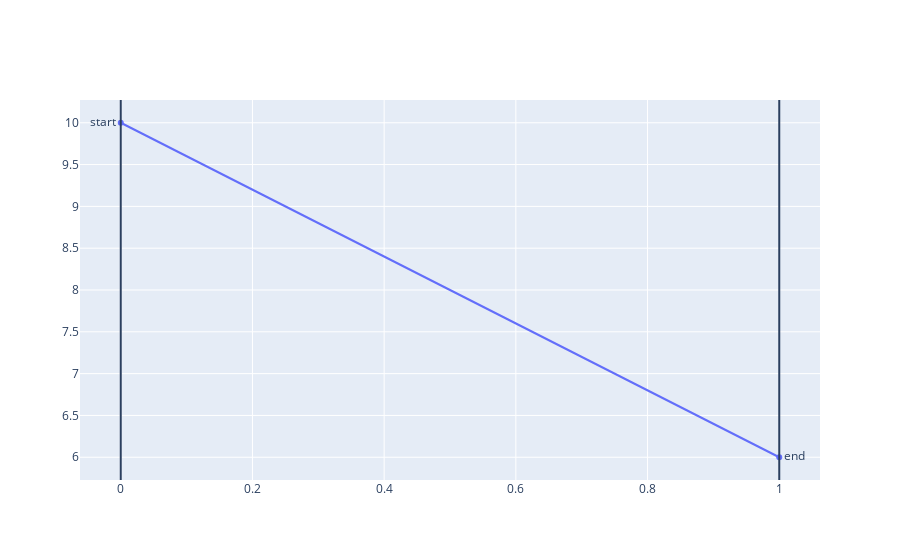

The code cell stored with this chart in its notebook:
### Code cell
#https://flourish.studio/visualisations/slope-charts/#:~:text=Slope%20charts%20are%20good%20to,don't%20start%20at%200.
import plotly.graph_objects as go
fig = go.Figure(go.Scatter(x=[0, 1], y=[10, 6], mode='lines+markers+text', 
                           text=['start', 'end'], textposition=['middle left', 'middle right']))

fig.add_shape(type='line', x0=0, x1=0, y0=0, y1=1, xref='x', yref='paper')
fig.add_shape(type='line', x0=1, x1=1, y0=0, y1=1, xref='x', yref='paper')
fig.show()

### Figure 1 — Plotly figure (JSON) as saved in the notebook; plotly's stock layout.template omitted (floating-point values rounded to 4 significant figures)
{"data": [{"mode": "lines+markers+text", "text": ["start", "end"], "textposition": ["middle left", "middle right"], "type": "scatter", "x": [0, 1], "y": [10, 6]}], "layout": {"autosize": true, "shapes": [{"type": "line", "x0": 0, "x1": 0, "xref": "x", "y0": 0, "y1": 1, "yref": "paper"}, {"type": "line", "x0": 1, "x1": 1, "xref": "x", "y0": 0, "y1": 1, "yref": "paper"}], "xaxis": {"autorange": true, "range": [-0.06209, 1.062], "type": "linear"}, "yaxis": {"autorange": true, "range": [5.67, 10.33], "type": "linear"}}}
